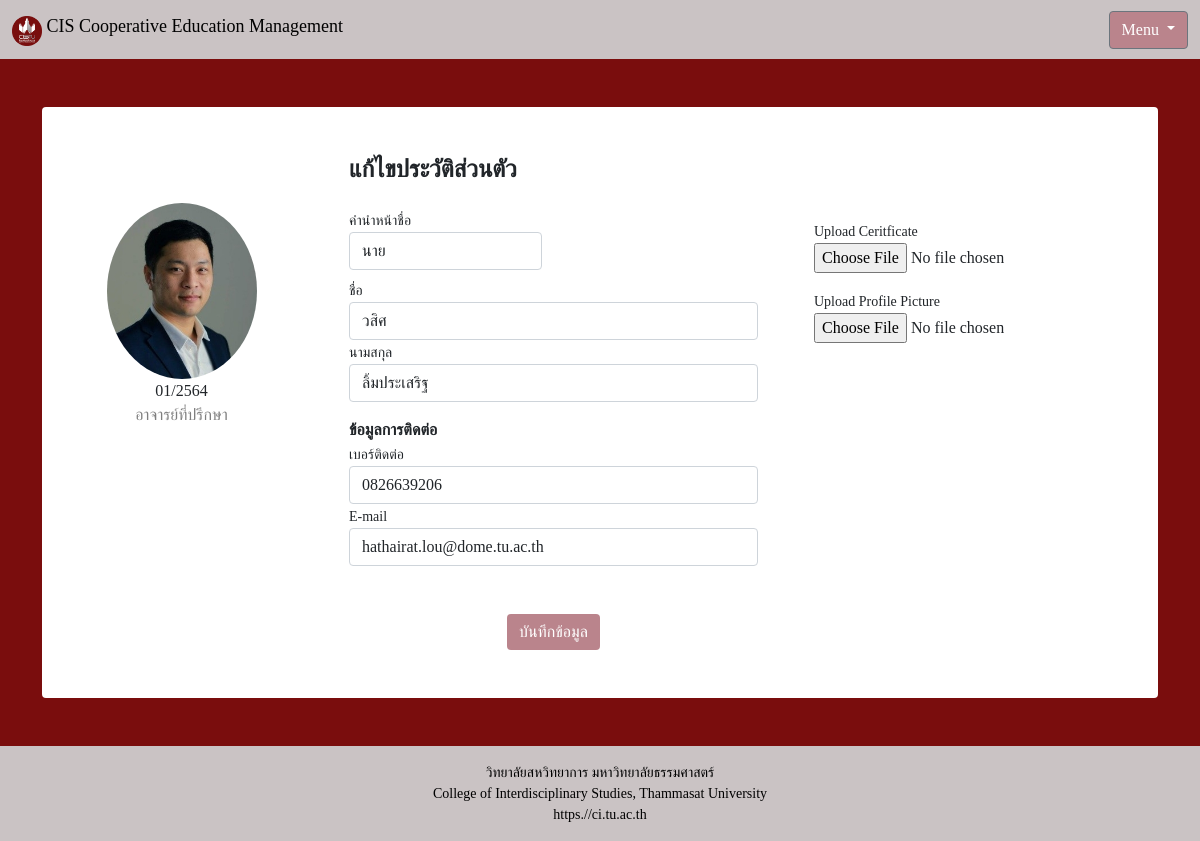
The app's page /edit_profile/3423456545678 with its own data.
### cisweb/models.py (models this page shows)
class Teacher(models.Model):
    teacher_id= models.CharField(primary_key=True,max_length=255)
    user_id= models.ForeignKey(User, on_delete=models.CASCADE)
    teacher_prefix= models.CharField(max_length=10)
    teacher_firstname= models.CharField(max_length=255)
    teacher_lastname= models.CharField(max_length=255)
    id_card= models.CharField(max_length=13, validators=[MinLengthValidator(13)])
    role= models.CharField(max_length=255)
    status= models.BooleanField()
    phone_regex = RegexValidator(regex=r'^\d{9,15}$')
    teacher_tel = models.CharField(validators=[phone_regex,MinLengthValidator(9)], max_length=10)
    teacher_email= models.EmailField(max_length=255)
    teacher_img= models.ImageField(upload_to=filepath, null=True, blank=True)
    certificate= models.ImageField(upload_to=filepath, null=True, blank=True)

### cisweb/views.py (the view, shortened to what this page needs)
# urls.py: path('edit_profile/<str:pk>', views.edit_profile, name='edit'),
def edit_profile(request,pk):
    teacher = Teacher.objects.get(id_card=pk)
    context = {'teacher':teacher}
    return render(request,'edit_profile.html', context)

### templates/edit_profile.html (shortened to what this page needs)
{% extends 'navbar.html'%}
{% load static %}
{% block content %}
<!DOCTYPE html>
<html lang="en">
<head>
    <link rel="stylesheet" href="https://cdn.jsdelivr.net/npm/bootstrap@5.0.0-alpha1/dist/css/bootstrap.min.css">
    <link rel="stylesheet" href = "{% static 'css/profile1.css' %}">
</head>
<body>
  <div class="container rounded bg-white mt-5 mb-5">
    <div class="row">
        <div class="col-md-3 border-right">
            <div class="d-flex flex-column align-items-center text-center p-3 py-5">
                <img class="rounded-circle mt-5" width="150px" src="{{teacher.teacher_img.url}}">
                <span class="font-weight-bold">01/2564</span>
                <span class="text-black-50">{{ teacher.role }}</span>
            </div>
        </div>
        <div class="col-md-5 border-right">
            <div class="p-3 py-5">
                <div class="d-flex justify-content-between align-items-center mb-3">
                    <h4 class="text-right"><b>แก้ไขประวัติส่วนตัว</b></h4>
                </div>
            <form action="" method="POST" enctype="multipart/form-data">
                <div class="row mt-2">
                    <div class="col-md-6"><label class="labels">คำนำหน้าชื่อ</label><input  type="text" class="form-control" placeholder="นาย/นาง/นางสาว" value="{{teacher.teacher_prefix}}" name="prefix"></div>
                </div>
                <div class="row mt-2">
                    <div class="col-md-12"><label class="labels">ชื่อ</label><input  type="text" class="form-control" placeholder="ไม่ต้องใส่คำนำหน้า" value="{{teacher.teacher_firstname}}" name="first_name"></div>
                    <div class="col-md-12"><label class="labels">นามสกุล</label><input  type="text" class="form-control" value="{{teacher.teacher_lastname}}" placeholder="" name="last_name"></div>
                </div>
                <div class="row mt-3">
                    <div class="d-flex justify-content-between align-items-center ">
                    <span class="text-right"><b>ข้อมูลการติดต่อ</b></span>
                    </div>
                    <div class="col-md-12"><label class="labels">เบอร์ติดต่อ</label><input type="int" class="form-control" placeholder="0xxxxxxxxx" value="{{teacher.teacher_tel}}" name="teacher_tel" ></div>
                    <div class="col-md-12"><label class="labels">E-mail</label><input  type="text" class="form-control" value="{{teacher.teacher_email}}" placeholder="xxx@dome.tu.ac.th" name="teacher_email"></div>
                </div>
                <div class="mt-5 text-center"><a href="/"><input type="submit" value="บันทึกข้อมูล" class="btn btn-primary profile-button"></a></div>
            </div>
        </div>
        <div class="col-md-4">
            <div class="p-3 py-5">
                <br>
                <br>
                <div class="row mt-3">
                    <div class="col-md-12"><label class="labels">Upload Ceritficate</label>
                        <input type="file" id="img" name="certificate" accept="image/*">
                    </div>
                </div>
                <div class="row mt-3">
                    <div class="col-md-12"><label class="labels">Upload Profile Picture</label>
                        <input type="file" id="img" name="img" accept="image/*">
                    </div>
                </div>
                </div>
            </div>
        </div>
    </div>
</div>
</body>
</html>
{% endblock %}

### static/css/navbar.css (style rules this page uses)
a { color: black; text-decoration:none; }

### static/css/profile1.css (style rules this page uses)
body { background: #7a0d0d; font-family: 'TUFont'; }
.profile-button { background: #ba848c; box-shadow: none; border: none }
.labels { font-size: 14px; font-family: 'TUFont'; }
a { color: black; text-decoration:none; }

### records on screen
Teacher: teacher_img (picture), role "อาจารย์ที่ปรึกษา", prefix "นาย", first_name "วสิศ", last_name "ลิ้มประเสริฐ", teacher_tel "0826639206", teacher_email "hathairat.lou@dome.tu.ac.th"
